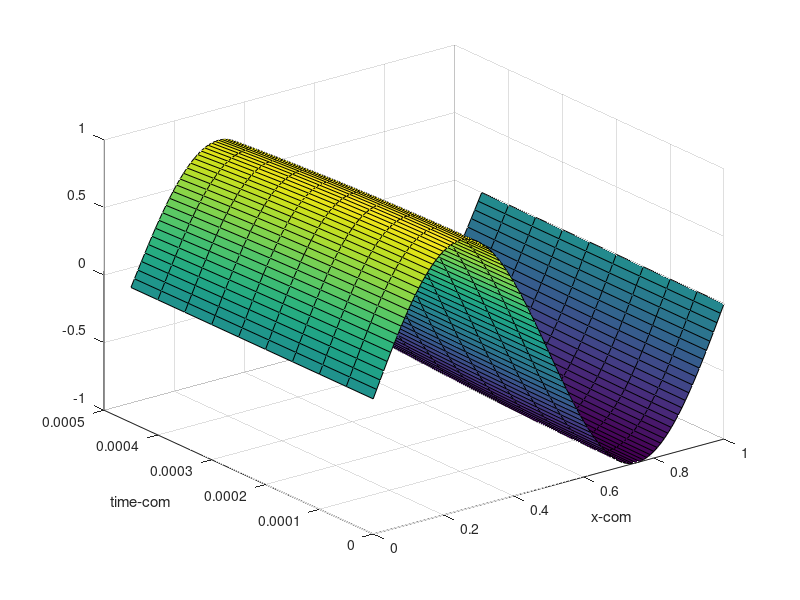

Reproduce this figure in MATLAB.
%%why the problem proceeds for only index j=2:12 how to fix this?
%%When size h is reduced why soln has huge error/diff
clear;
h=0.01;
delt=h^2/2;

i=1;
x(i,:)=[0.0:h:1.0];
t(i,:)=zeros(length(x),1)';


u(:,1)=0;
u(:,length(x))=0;
u(2:end-1)=sin(x(2:end-1)*2*pi);

for i=2:10
t(i,:)=t(i-1,:)+delt;
dt=(i-1)*delt;
for j=2:length(u)-1
x(i,:)=[0.0:h:1.0];
u(i,j) = (1/h^2)*(u(i-1,j+1) - 2*u(i-1,j) + u(i-1,j-1))*dt + u(i-1,j);
end
end

surf(x,t,u);
xlabel('x-com');
ylabel('time-com');